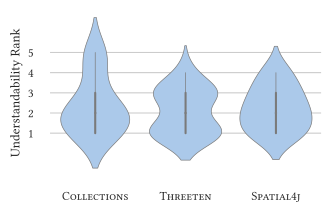

Write the Python code that produced this figure.
import pandas as pd
import matplotlib.pyplot as plt
import utils

utils.preload_latex_style("ACM")

data = pd.read_csv('./human-study.csv')

columns = [q + '_EV' for q in ['Q2', 'Q6', 'Q9']]
tool_names = ['Collections', 'Threeten', 'Spatial4j']

data_EV = data[columns].rename(columns={key: utils.textsc(value) for key, value in zip(columns, tool_names)})

fig = plt.figure(figsize=(3.5, 2.15))
ax = utils.violinplot(data_EV)
ax.set_yticks(range(1, 6))
utils.style_axes(fig, ax)
ax.set_ylabel('Understandability Rank')

utils.save_fig(fig, './understandability.pdf')
